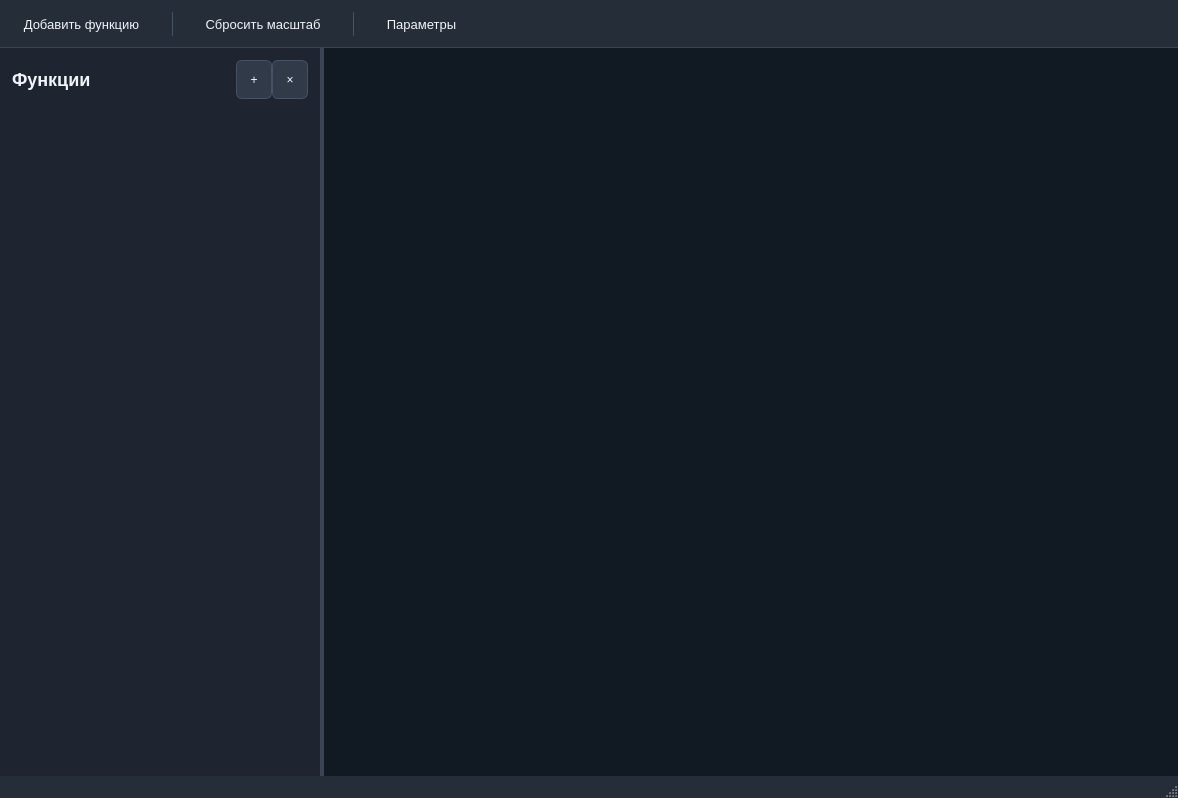
<?xml version="1.0" encoding="UTF-8"?>
<ui version="4.0">
 <class>MainWindow</class>
 <widget class="QMainWindow" name="MainWindow">
  <property name="geometry">
   <rect>
    <x>0</x>
    <y>0</y>
    <width>1178</width>
    <height>798</height>
   </rect>
  </property>
  <property name="windowTitle">
   <string>Graphing Calculator</string>
  </property>
  <property name="styleSheet">
   <string>/* Graphing Calculator — dark Qt Widgets form */
QMainWindow { background: #171C24; color: #F1F5F9; }
QWidget#centralwidget { background: #171C24; }
QWidget#functionPanel { background: #1E2530; border: none; }
QLabel#label { background: transparent; color: #F1F5F9; font-size: 18px; font-weight: 700; }
QToolBar { background: #252D39; border: 0; border-bottom: 1px solid #394454; padding: 7px; spacing: 8px; }
QToolBar QToolButton { background: transparent; color: #F1F5F9; padding: 8px 11px; border: 0; border-radius: 6px; font-size: 13px; }
QToolBar QToolButton:hover { background: #364254; }
QToolBar QToolButton:pressed { background: #3478F6; }
QToolBar::separator { background: #465367; width: 1px; margin: 5px 8px; }
QToolButton#addButton, QToolButton#deleteButton { background: #303A49; color: #F1F5F9; border: 1px solid #465367; border-radius: 6px; padding: 5px; min-width: 24px; min-height: 24px; }
QToolButton#addButton:hover { background: #3478F6; border-color: #3478F6; }
QToolButton#deleteButton:hover { background: #B83B4B; border-color: #B83B4B; }
QScrollArea#scrollArea, QWidget#scrollAreaWidgetContents { background: #1E2530; border: none; }
QFrame[functionRow=&quot;true&quot;] { background: #2B3442; border: 1px solid #394454; border-radius: 8px; }
QFrame[functionRow=&quot;true&quot;] QLabel { color: #94A3B8; background: transparent; border: none; }
QFrame[functionRow=&quot;true&quot;] QLineEdit { background: #19212C; color: #F1F5F9; border: 1px solid #465367; border-radius: 5px; padding: 7px; font-size: 14px; }
QFrame[functionRow=&quot;true&quot;] QLineEdit:focus { border-color: #3478F6; }
QFrame[functionRow=&quot;true&quot;] QCheckBox { background: transparent; border: none; }
QFrame[functionRow=&quot;true&quot;] QToolButton { color: #F1F5F9; background: transparent; border: none; border-radius: 5px; font-size: 18px; }
QFrame[functionRow=&quot;true&quot;] QToolButton:hover { background: #B83B4B; }
QScrollBar:vertical { background: #1E2530; width: 9px; border: none; margin: 0; }
QScrollBar::handle:vertical { background: #465367; min-height: 24px; border-radius: 4px; }
QScrollBar::handle:vertical:hover { background: #64748B; }
QScrollBar::add-line:vertical, QScrollBar::sub-line:vertical { height: 0; border: none; }
QScrollBar::add-page:vertical, QScrollBar::sub-page:vertical { background: none; }
QSplitter::handle:horizontal { background: #394454; width: 5px; }
QSplitter::handle:horizontal:hover { background: #3478F6; }
QWidget#graphCanvas { background: #111923; border: none; }
QWidget#bottomBar { background: #252D39; border-top: 1px solid #394454; }
QWidget#bottomBar QLabel { background: transparent; color: #DCE4EF; border: none; font-size: 12px; }
QMenuBar { background: #252D39; color: #F1F5F9; }
QMenuBar::item:selected { background: #364254; }
QStatusBar { background: #252D39; color: #F1F5F9; }</string>
  </property>
  <widget class="QWidget" name="centralwidget">
   <layout class="QVBoxLayout" name="verticalLayout">
    <property name="spacing">
     <number>0</number>
    </property>
    <property name="leftMargin">
     <number>0</number>
    </property>
    <property name="topMargin">
     <number>0</number>
    </property>
    <property name="rightMargin">
     <number>0</number>
    </property>
    <property name="bottomMargin">
     <number>0</number>
    </property>
    <item>
     <widget class="QSplitter" name="splitter">
      <property name="sizePolicy">
       <sizepolicy hsizetype="Expanding" vsizetype="Expanding">
        <horstretch>0</horstretch>
        <verstretch>0</verstretch>
       </sizepolicy>
      </property>
      <property name="maximumSize">
       <size>
        <width>16777215</width>
        <height>16777215</height>
       </size>
      </property>
      <property name="orientation">
       <enum>Qt::Orientation::Horizontal</enum>
      </property>
      <property name="opaqueResize">
       <bool>true</bool>
      </property>
      <property name="childrenCollapsible">
       <bool>false</bool>
      </property>
      <widget class="QWidget" name="functionPanel" native="true">
       <property name="sizePolicy">
        <sizepolicy hsizetype="Preferred" vsizetype="Expanding">
         <horstretch>1</horstretch>
         <verstretch>0</verstretch>
        </sizepolicy>
       </property>
       <property name="minimumSize">
        <size>
         <width>320</width>
         <height>0</height>
        </size>
       </property>
       <layout class="QVBoxLayout" name="verticalLayout_2">
        <property name="spacing">
         <number>10</number>
        </property>
        <property name="leftMargin">
         <number>12</number>
        </property>
        <property name="topMargin">
         <number>12</number>
        </property>
        <property name="rightMargin">
         <number>12</number>
        </property>
        <property name="bottomMargin">
         <number>12</number>
        </property>
        <item>
         <layout class="QHBoxLayout" name="horizontalLayout">
          <property name="spacing">
           <number>0</number>
          </property>
          <item>
           <widget class="QLabel" name="label">
            <property name="enabled">
             <bool>true</bool>
            </property>
            <property name="text">
             <string>Функции</string>
            </property>
           </widget>
          </item>
          <item>
           <spacer name="horizontalSpacer">
            <property name="orientation">
             <enum>Qt::Orientation::Horizontal</enum>
            </property>
            <property name="sizeHint" stdset="0">
             <size>
              <width>148</width>
              <height>35</height>
             </size>
            </property>
           </spacer>
          </item>
          <item>
           <widget class="QToolButton" name="addButton">
            <property name="text">
             <string>+</string>
            </property>
           </widget>
          </item>
          <item>
           <widget class="QToolButton" name="deleteButton">
            <property name="enabled"><bool>false</bool></property>
            <property name="toolTip"><string>Удалить последнюю карточку</string></property>
            <property name="text">
             <string>×</string>
            </property>
           </widget>
          </item>
         </layout>
        </item>
        <item>
         <widget class="QScrollArea" name="scrollArea">
          <property name="frameShape">
           <enum>QFrame::Shape::NoFrame</enum>
          </property>
          <property name="horizontalScrollBarPolicy">
           <enum>Qt::ScrollBarPolicy::ScrollBarAlwaysOff</enum>
          </property>
          <property name="widgetResizable">
           <bool>true</bool>
          </property>
          <widget class="QWidget" name="scrollAreaWidgetContents">
           <property name="geometry">
            <rect>
             <x>0</x>
             <y>0</y>
             <width>296</width>
             <height>610</height>
            </rect>
           </property>
           <property name="styleSheet">
            <string notr="true">
/* Карточка функции */
QFrame#functionRow {
    background-color: #2B3039;
    border: 1px solid #343D49;
    border-radius: 9px;
}

QFrame#functionRow:hover {
    border-color: #455162;
}

QFrame#functionRow QLabel { color: #CBD5E1; background: transparent; border: none; }

/* Шесть точек */
QToolButton#functionDrag {
    background: transparent;
    border: none;
    padding: 0px;
}

/* Галочка видимости */
QToolButton#functionVisibility {
    background-color: #202936;
    color: transparent;
    border: 1px solid #46546A;
    border-radius: 6px;
    font-size: 19px;
    font-weight: bold;
    padding: 0px;
}

QToolButton#functionVisibility:checked {
    background-color: #2D83F5;
    border: 1px solid #2879E5;
    color: white;
}

/* Поле ввода выражения */
QLineEdit#functionExpression {
    background-color: #191F28;
    color: #E9EDF4;
    border: 2px solid #424F60;
    border-radius: 7px;
    padding: 4px 11px;
    font-family: &quot;Segoe UI&quot;;
    font-size: 16px;
    selection-background-color: #347BF5;
}

QLineEdit#functionExpression:focus {
    border-color: #64748B;
}

/* Кнопка удаления */
QToolButton#functionRemove {
    background: transparent;
    color: #C8CDD5;
    border: none;
    font-family: &quot;Segoe UI&quot;;
    font-size: 27px;
    padding: 0px;
}

QToolButton#functionRemove:hover {
    color: #F05262;
}
</string>
           </property>
           <layout class="QVBoxLayout" name="functionsLayout">
            <property name="spacing">
             <number>8</number>
            </property>
            <property name="leftMargin">
             <number>3</number>
            </property>
            <property name="topMargin">
             <number>6</number>
            </property>
            <property name="rightMargin">
             <number>3</number>
            </property>
            <property name="bottomMargin">
             <number>6</number>
            </property>
            <item>
             <spacer name="functionsBottomSpacer">
              <property name="orientation">
               <enum>Qt::Orientation::Vertical</enum>
              </property>
              <property name="sizeHint" stdset="0">
               <size>
                <width>20</width>
                <height>40</height>
               </size>
              </property>
             </spacer>
            </item>
           </layout>
          </widget>
         </widget>
        </item>
       </layout>
      </widget>
      <widget class="GraphCanvas" name="graphCanvas" native="true">
       <property name="sizePolicy">
        <sizepolicy hsizetype="Expanding" vsizetype="Expanding">
         <horstretch>3</horstretch>
         <verstretch>0</verstretch>
        </sizepolicy>
       </property>
       <property name="minimumSize">
        <size>
         <width>440</width>
         <height>0</height>
        </size>
       </property>
      </widget>
     </widget>
    </item>
   </layout>
  </widget>
  <widget class="QMenuBar" name="menubar">
   <property name="geometry">
    <rect>
     <x>0</x>
     <y>0</y>
     <width>1178</width>
     <height>25</height>
    </rect>
   </property>
  </widget>
  <widget class="QStatusBar" name="statusbar">
   <property name="enabled">
    <bool>false</bool>
   </property>
   <property name="visible">
    <bool>true</bool>
   </property>
  </widget>
  <widget class="QToolBar" name="toolBar">
   <property name="windowTitle">
    <string>toolBar</string>
   </property>
   <property name="movable">
    <bool>false</bool>
   </property>
   <property name="toolButtonStyle">
    <enum>Qt::ToolButtonStyle::ToolButtonTextBesideIcon</enum>
   </property>
   <attribute name="toolBarArea">
    <enum>TopToolBarArea</enum>
   </attribute>
   <attribute name="toolBarBreak">
    <bool>false</bool>
   </attribute>
   <addaction name="actionAddFunction"/>
   <addaction name="separator"/>
   <addaction name="actionResetScale"/>
   <addaction name="separator"/>
   <addaction name="actionSettings"/>
  </widget>
  <action name="actionAddFunction">
   <property name="icon">
    <iconset theme="list-add"/>
   </property>
   <property name="text">
    <string>Добавить функцию</string>
   </property>
   <property name="font">
    <font/>
   </property>
   <property name="menuRole">
    <enum>QAction::MenuRole::NoRole</enum>
   </property>
  </action>
  <action name="actionResetScale">
   <property name="icon">
    <iconset theme="view-refresh"/>
   </property>
   <property name="text">
    <string>Сбросить масштаб</string>
   </property>
   <property name="menuRole">
    <enum>QAction::MenuRole::NoRole</enum>
   </property>
  </action>
  <action name="actionSettings">
   <property name="icon">
    <iconset theme="document-properties"/>
   </property>
   <property name="text">
    <string>Параметры</string>
   </property>
   <property name="menuRole">
    <enum>QAction::MenuRole::NoRole</enum>
   </property>
  </action>
 </widget>
 <customwidgets>
  <customwidget>
   <class>GraphCanvas</class>
   <extends>QWidget</extends>
   <header>graphcanvas.h</header>
   <container>1</container>
  </customwidget>
 </customwidgets>
 <resources/>
 <connections/>
</ui>
